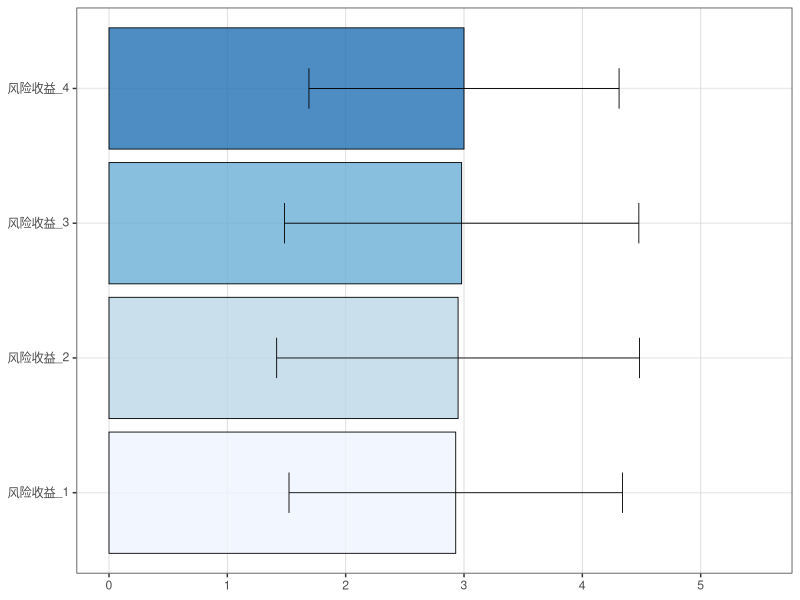

This chart was generated by the following R code:
# 加载必要的包
library(tidyverse)

# 模拟数据：创建包含风险收益_1到风险收益_4的数据集
# 假设数据是5点量表（1-5）
set.seed(123) # 确保结果可重复
df_E_desc <- data.frame(
  风险收益_1 = sample(1:5, 100, replace = TRUE),
  风险收益_2 = sample(1:5, 100, replace = TRUE),
  风险收益_3 = sample(1:5, 100, replace = TRUE),
  风险收益_4 = sample(1:5, 100, replace = TRUE)
)

# 复刻绘图代码
p12 <- df_E_desc %>%
  # 原句：summarise(across(风险收益_1:风险收益_4, mean))
  # 修改：同时计算均值mean和标准差sd
  summarise(across(
    风险收益_1:风险收益_4,
    list(mean = ~ mean(.x, na.rm = T), sd = ~ sd(.x, na.rm = T))
  )) %>%
  # 原句：pivot_longer(everything()) %>% rename(风险收益=name, 平均值=value)
  # 修改：拆分出题项、mean、sd三列
  pivot_longer(
    everything(),
    names_to = c("题项", ".value"),
    names_sep = "_(?=mean|sd)"
  ) %>%
  arrange(mean) %>%
  mutate(题项 = factor(题项, levels = 题项)) %>%

  ggplot(aes(x = mean, y = 题项)) +
  geom_bar(
    stat = "identity",
    aes(fill = 题项),
    color = "black",
    alpha = 0.8,
    linewidth = 0.3
  ) +
  # 原句：无
  # 修改：新增水平误差棒，显示±标准差
  geom_errorbarh(
    aes(xmin = mean - sd, xmax = mean + sd),
    height = 0.3,
    color = "black",
    linewidth = 0.3
  ) +
  # 原句：xlim(0, 5)
  # 修改：扩大X轴范围，防止误差棒超出，并添加明确的刻度
  scale_x_continuous(breaks = seq(0, 5, 1), limits = c(0, 5.5)) +
  scale_fill_brewer(palette = "Blues", type = "seq") +
  theme_bw() +
  theme(
    axis.title.x = element_blank(),
    axis.title.y = element_blank(),
    panel.grid.major.x = element_line(color = "gray85", linewidth = 0.3),
    panel.grid.minor.x = element_blank(),
    legend.position = "none"
  )

# 显示图形
print(p12)
